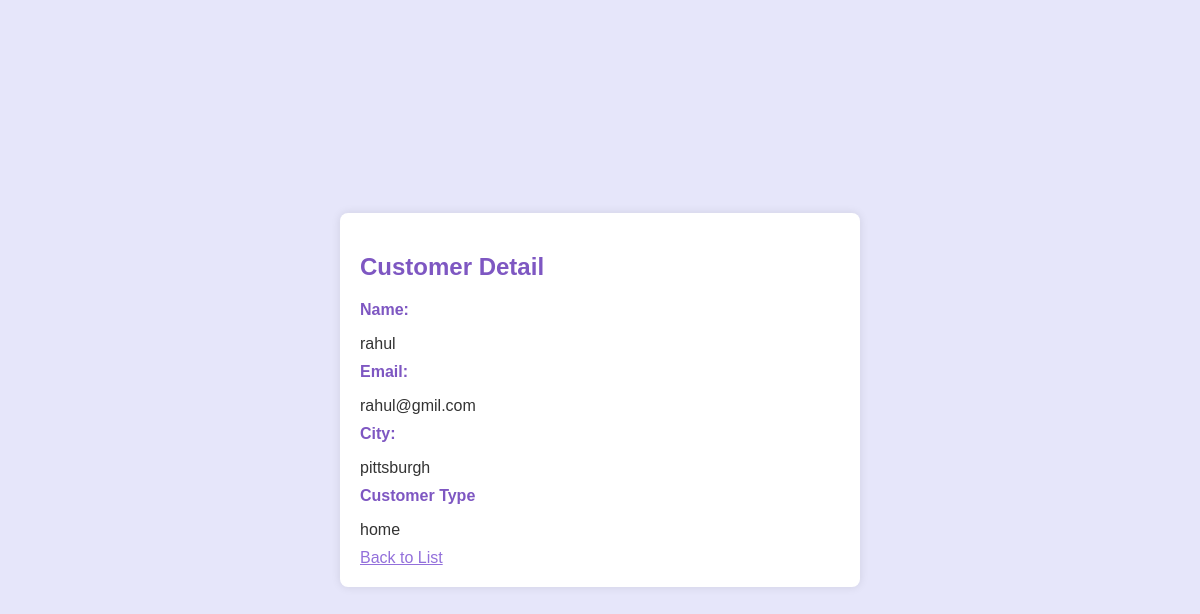
Before: /customers/1/ with the older database file.
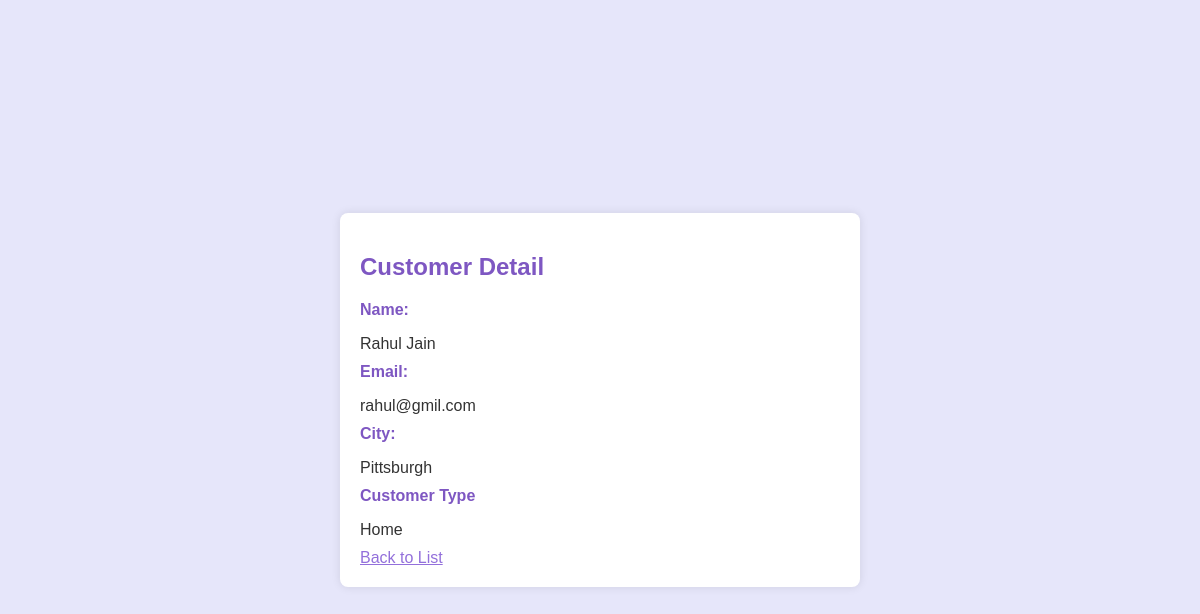
After: the same page with the newer database file.
### store/models.py (models this page shows, shortened)
class Customer(models.Model):
    user = models.OneToOneField(User, on_delete=models.CASCADE, null=True, blank=True)
    name = models.CharField(max_length=200, null=True)
    email = models.CharField(max_length=200, null=True)
    city = models.CharField(max_length=200, null=True)
    customer_type = models.TextField(max_length=200, null=True, default=None)

### store/views.py (the view)
# urls.py: path('customers/<int:customer_id>/', views.customer_detail, name='customer_detail'),
def customer_detail(request, customer_id):
    customer = get_object_or_404(Customer, id=customer_id)
    return render(request, 'store/customer_detail.html', {'customer': customer})

### store/Templates/store/customer_detail.html (shortened to what this page needs)
<!DOCTYPE html>
<html lang="en">
<head>
</head>
<body>
<div class="card">
    <h2>Customer Detail</h2>
    <label>Name:</label>
    <p>{{ customer.name }}</p>
    <label>Email:</label>
    <p>{{ customer.email }}</p>
    <label>City:</label>
    <p>{{ customer.city }}</p>
    <label>Customer Type</label>
    <p>{{ customer.customer_type }}</p>
    <a href="{% url 'customer_list' %}" style="color:mediumpurple;">Back to List</a>
</div>
</body>
</html>

Changed rows visible on the page:
changed Customer "rahul@gmil.com": name "rahul" → "Rahul Jain"; city "pittsburgh" → "Pittsburgh"; customer_type "home" → "Home"
